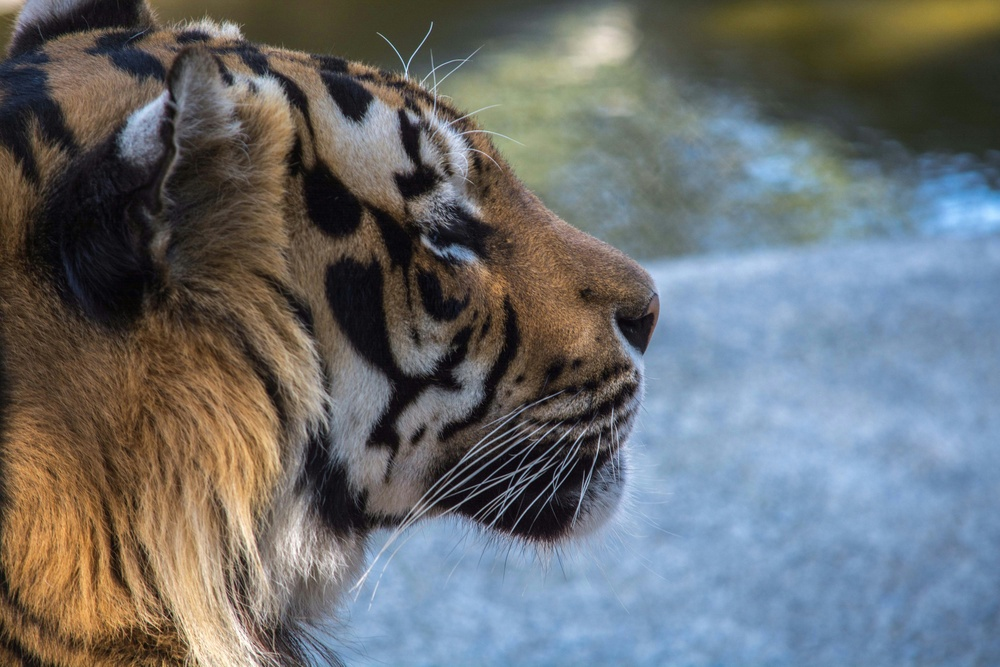
#> input picture image_processing_lab/exp4/sample3.jpg, 1000 x 667 px, shrunk from 6000 x 4000 before the run
$ python exp4.py
#> lines starting #> are read from the running program, lines starting #| are printed output that depends on the picture
import cv2
import matplotlib.pyplot as plt

# Load the color image
image_path = "sample3.jpg"
color_image = cv2.imread(image_path)
#> color_image is the input picture: shape (667, 1000, 3); mean B, G, R 112.3, 110.1, 106.7

# Convert the color image to grayscale
gray_image = cv2.cvtColor(color_image, cv2.COLOR_BGR2GRAY)
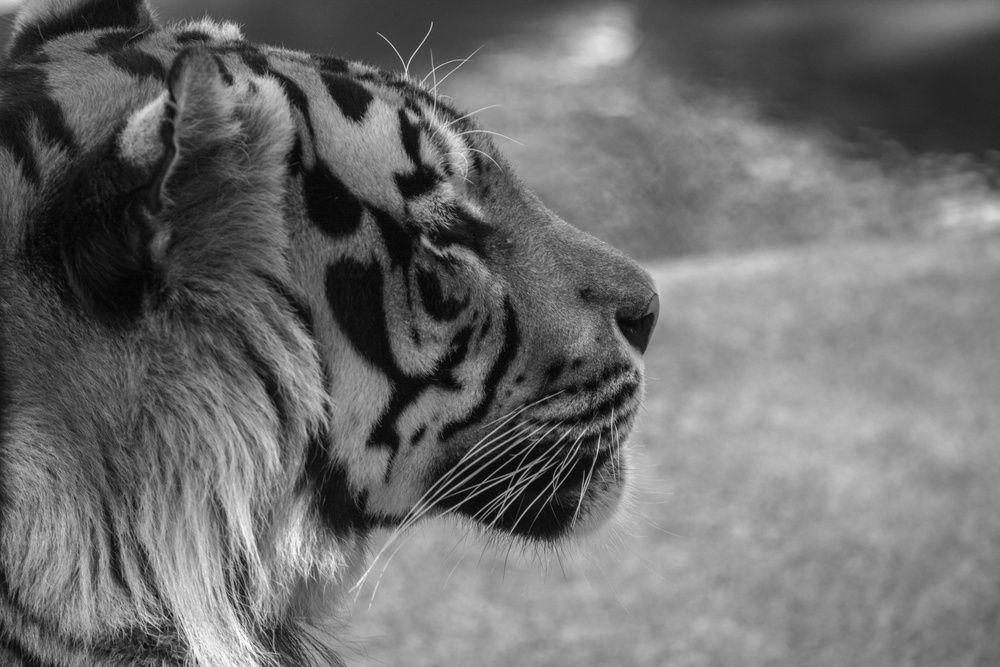
#> gray_image: shape (667, 1000); min 1, max 253, mean 109.3

# Generate the negative of the grayscale image
negative_gray_image = 255 - gray_image
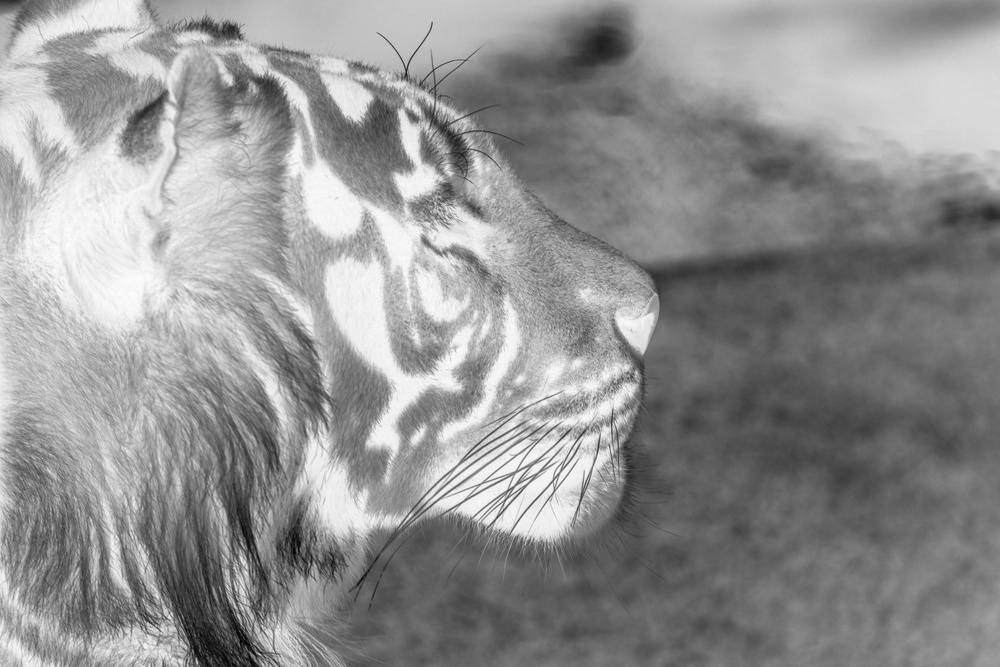
#> negative_gray_image: shape (667, 1000); min 2, max 254, mean 145.7

# Display all three images using matplotlib
plt.figure(figsize=(15, 5))

# Display original color image
plt.subplot(1, 3, 1)
plt.imshow(cv2.cvtColor(color_image, cv2.COLOR_BGR2RGB))
plt.title('Original Color Image')
plt.axis('off')

# Display grayscale image
plt.subplot(1, 3, 2)
plt.imshow(gray_image, cmap='gray')
plt.title('Grayscale Image')
plt.axis('off')

# Display negative grayscale image
plt.subplot(1, 3, 3)
plt.imshow(negative_gray_image, cmap='gray')
plt.title('Negative Grayscale Image')
plt.axis('off')

plt.show()
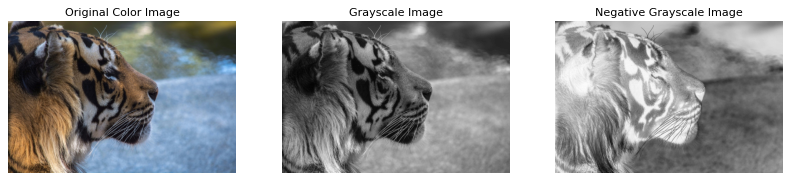
#> figure drawn by matplotlib, 3 panels

# Save the images if needed
cv2.imwrite(f'{image_path}_grayscale_image.jpg', gray_image)
cv2.imwrite(f'{image_path}_negative_gray_image.jpg', negative_gray_image)

$ run again, with image_processing_lab/exp4/sample.jpg copied over image_processing_lab/exp4/sample3.jpg
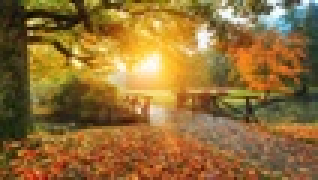
#> input picture image_processing_lab/exp4/sample.jpg, 106 x 60 px, shrunk from 639 x 360 before the run (shown 3 times larger)
#> color_image is the input picture: shape (60, 106, 3); mean B, G, R 54.4, 110.3, 145.7
#> `negative_gray_image = 255 - gray_image`:
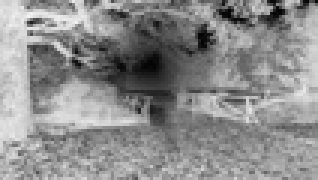
#> negative_gray_image: shape (60, 106) (shown 3 times larger); min 2, max 243, mean 140.5
#> `plt.show()`:
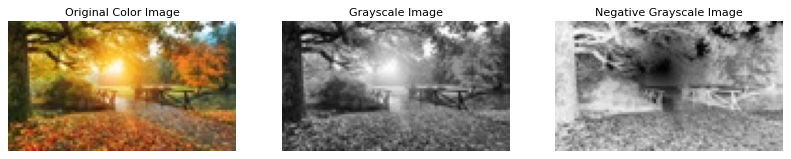
#> figure drawn by matplotlib, 3 panels
